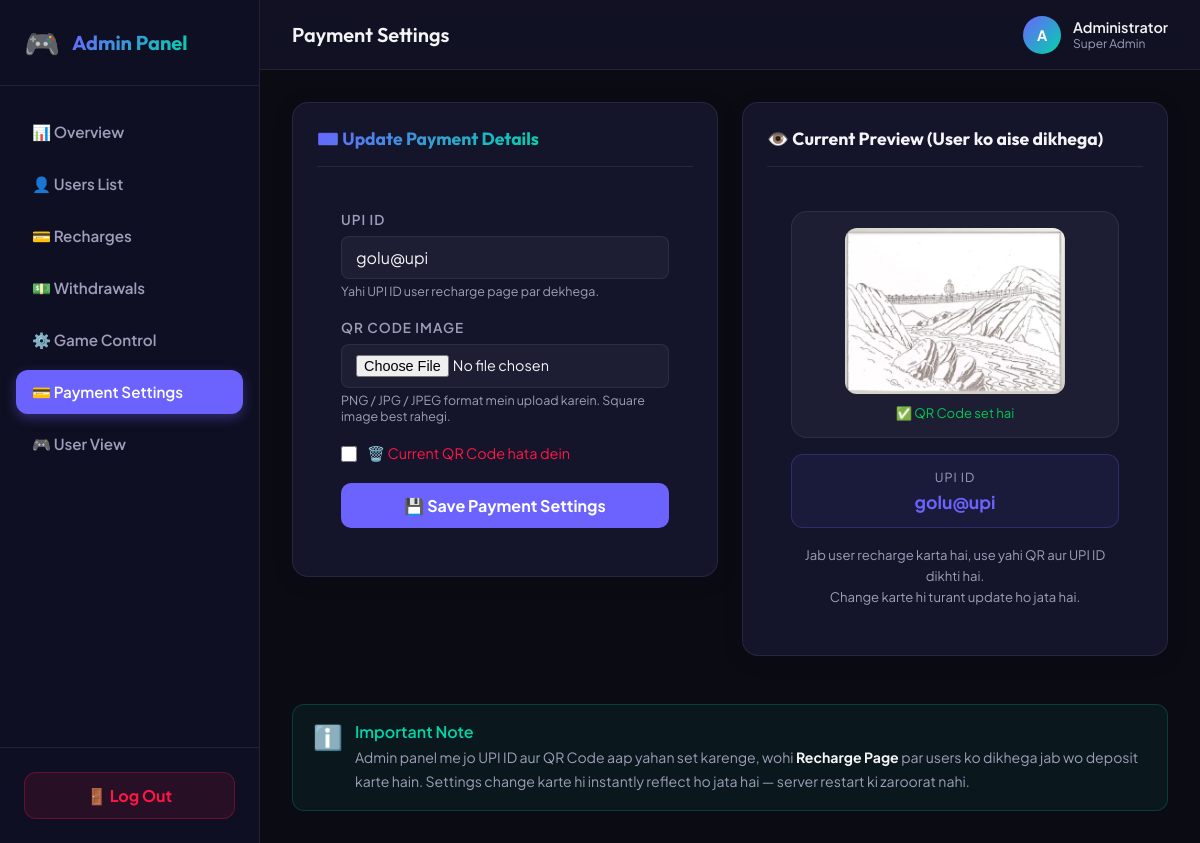
/admin-dashboard/payment-settings/ (signed in), run on the app's committed database.
### core/models.py (models this page shows, shortened)
class PaymentSettings(models.Model):
    admin_upi_id = models.CharField(
        max_length=150,
        default='admin@upi',
        help_text='Admin UPI ID shown to users during recharge'
    )
    admin_qr_image = models.ImageField(
        upload_to='qr_codes/',
        null=True,
        blank=True,
        help_text='QR Code image shown to users during recharge'
    )
    updated_at = models.DateTimeField(auto_now=True)
    class Meta:
        verbose_name = 'Payment Settings'
        verbose_name_plural = 'Payment Settings'
    @classmethod
    def get_settings(cls):
        obj, _ = cls.objects.get_or_create(id=1)
        return obj

### core/admin_views.py (the view)
    @login_required(login_url='login')
    def _wrapped_view(request, *args, **kwargs):
        if not (request.user.is_superuser or request.user.is_staff):
            return HttpResponseForbidden("Access Denied: You are not authorized to view this page.")
        return view_func(request, *args, **kwargs)

### core/admin_views.py (called while the page is built, shortened)
def admin_required(view_func):
    @login_required(login_url='login')
    def _wrapped_view(request, *args, **kwargs):
        if not (request.user.is_superuser or request.user.is_staff):
            return HttpResponseForbidden("Access Denied: You are not authorized to view this page.")
        return view_func(request, *args, **kwargs)
    return _wrapped_view

@admin_required
def admin_payment_settings(request):
    settings_obj = PaymentSettings.get_settings()
    context = {
        'settings': settings_obj,
    }
    return render(request, 'admin_custom/payment_settings.html', context)

### core/context_processors.py (called while the page is built)
def site_settings(request):
    return {
        'SITE_NAME': 'Color Prediction',
        'SITE_SETTING': {
            'admin_upi': getattr(settings, 'ADMIN_UPI', 'Not configured'),
            'admin_qr': getattr(settings, 'ADMIN_QR', ''),
        },
        'GAME_SETTINGS': settings.GAME_SETTINGS,
    }

### templates/admin_custom/payment_settings.html (shortened to what this page needs)
{% extends 'admin_custom/base_admin.html' %}
{% block page_title %}Payment Settings{% endblock %}
{% block nav_payment %}active{% endblock %}
{% block admin_content %}
<div style="display: grid; grid-template-columns: 1fr 1fr; gap: 24px; align-items: start;">
    <div class="card">
        <div class="card-header">
            <span class="card-title" style="background: linear-gradient(135deg, var(--primary), var(--secondary)); -webkit-background-clip: text; -webkit-text-fill-color: transparent;">
                💳 Update Payment Details
            </span>
        </div>
        <div style="padding: 24px;">
            <form method="post" enctype="multipart/form-data" action="{% url 'admin_payment_settings' %}">
                <div class="form-group" style="margin-bottom: 20px;">
                    <label class="form-label" style="font-size: 0.85rem; text-transform: uppercase; letter-spacing: 1px; color: var(--text-secondary);">UPI ID</label>
                    <input
                        type="text"
                        name="admin_upi_id"
                        value="{{ settings.admin_upi_id }}"
                        class="form-control"
                        placeholder="e.g. yourname@upi"
                        style="background: rgba(255,255,255,0.04); border: 1px solid var(--border-color); color: var(--text-main); padding: 10px 14px; border-radius: 8px; font-size: 1rem; width: 100%;"
                        required
                    >
                    <small style="color: var(--text-secondary); font-size: 0.78rem; margin-top: 4px; display: block;">
                        Yahi UPI ID user recharge page par dekhega.
                    </small>
                </div>
                <div class="form-group" style="margin-bottom: 20px;">
                    <label class="form-label" style="font-size: 0.85rem; text-transform: uppercase; letter-spacing: 1px; color: var(--text-secondary);">QR Code Image</label>
                    <input
                        type="file"
                        name="admin_qr_image"
                        accept="image/*"
                        class="form-control"
                        style="background: rgba(255,255,255,0.04); border: 1px solid var(--border-color); color: var(--text-main); padding: 10px 14px; border-radius: 8px; font-size: 0.9rem; width: 100%;"
                    >
                    <small style="color: var(--text-secondary); font-size: 0.78rem; margin-top: 4px; display: block;">
                        PNG / JPG / JPEG format mein upload karein. Square image best rahegi.
                    </small>
                </div>
                {% if settings.admin_qr_image %}
                <div class="form-group" style="margin-bottom: 20px; display: flex; align-items: center; gap: 10px;">
                    <input type="checkbox" name="remove_qr" value="1" id="remove_qr_check" style="width: 16px; height: 16px; cursor: pointer;">
                    <label for="remove_qr_check" style="font-size: 0.9rem; color: var(--color-red); cursor: pointer; margin: 0;">
                        🗑️ Current QR Code hata dein
                    </label>
                </div>
                {% endif %}
                <button type="submit" class="btn btn-primary" style="width: 100%; padding: 12px; font-size: 1rem; border-radius: 10px;">
                    💾 Save Payment Settings
                </button>
            </form>
        </div>
    </div>
    <div class="card">
        <div class="card-header">
            <span class="card-title">👁️ Current Preview (User ko aise dikhega)</span>
        </div>
        <div style="padding: 24px; display: flex; flex-direction: column; align-items: center; gap: 16px;">
            {% if settings.admin_qr_image %}
            <div style="background: rgba(255,255,255,0.04); border: 1px solid var(--border-color); border-radius: 16px; padding: 16px; text-align: center; width: 100%;">
                <img
                    src="{{ settings.admin_qr_image.url }}"
                    alt="QR Code Preview"
                    style="max-width: 220px; max-height: 220px; border-radius: 12px; display: block; margin: 0 auto;"
                >
                <p style="color: var(--color-green); font-size: 0.82rem; margin-top: 10px;">✅ QR Code set hai</p>
            </div>
            {% endif %}
            <div style="background: rgba(108,99,255,0.08); border: 1px solid rgba(108,99,255,0.25); border-radius: 12px; padding: 14px 24px; text-align: center; width: 100%;">
                <p style="color: var(--text-secondary); font-size: 0.78rem; text-transform: uppercase; letter-spacing: 1px; margin-bottom: 6px;">UPI ID</p>
                <p style="font-size: 1.1rem; font-weight: 700; color: var(--primary); word-break: break-all;">{{ settings.admin_upi_id }}</p>
            </div>
            <p style="color: var(--text-secondary); font-size: 0.82rem; text-align: center; line-height: 1.6;">
                Jab user recharge karta hai, use yahi QR aur UPI ID dikhti hai.<br>
                Change karte hi turant update ho jata hai.
            </p>
        </div>
    </div>
</div>
<div style="margin-top: 24px; background: rgba(0,212,170,0.06); border: 1px solid rgba(0,212,170,0.2); border-radius: 12px; padding: 16px 20px; display: flex; align-items: flex-start; gap: 12px;">
    <span style="font-size: 1.5rem; flex-shrink: 0;">ℹ️</span>
    <div>
        <p style="font-weight: 600; color: var(--secondary); margin-bottom: 4px;">Important Note</p>
        <p style="color: var(--text-secondary); font-size: 0.88rem; line-height: 1.7;">
            Admin panel me jo UPI ID aur QR Code aap yahan set karenge, wohi <strong style="color: var(--text-main);">Recharge Page</strong> par users ko dikhega jab wo deposit karte hain.
            Settings change karte hi instantly reflect ho jata hai — server restart ki zaroorat nahi.
        </p>
    </div>
</div>
{% endblock %}

### templates/admin_custom/base_admin.html (style rules this page uses)
:root { --primary: #6C63FF; --primary-dark: #5A52E0; --secondary: #00D4AA; --dark-bg: #0B0B14; --card-bg: #14142B; --sidebar-bg: #0F0F23; --border-color: rgba(255, 255, 255, 0.08); --text-main: #F4F4F6; --text-secondary: #9E9EBA; --color-green: #00C853; --color-red: #FF1744; --color-violet: #AA00FF; --color-warning: #FFB800; }
* { margin: 0; padding: 0; box-sizing: border-box; }
body { font-family: 'Plus Jakarta Sans', sans-serif; background-color: var(--dark-bg); color: var(--text-main); min-height: 100vh; display: flex; overflow-x: hidden; }
.card { background-color: var(--card-bg); border: 1px solid var(--border-color); border-radius: 16px; padding: 24px; margin-bottom: 24px; box-shadow: 0 4px 20px rgba(0, 0, 0, 0.15); }
.card-header { display: flex; justify-content: space-between; align-items: center; margin-bottom: 20px; border-bottom: 1px solid var(--border-color); padding-bottom: 16px; }
.card-title { font-family: 'Outfit', sans-serif; font-size: 1.1rem; font-weight: 700; }
.form-group { margin-bottom: 16px; }
.form-label { display: block; margin-bottom: 8px; font-size: 0.85rem; font-weight: 600; color: var(--text-secondary); }
.form-control { width: 100%; background-color: rgba(255, 255, 255, 0.03); border: 1px solid var(--border-color); border-radius: 10px; padding: 10px 14px; color: var(--text-main); font-family: inherit; outline: none; transition: border-color 0.2s ease; }
.btn { display: inline-flex; align-items: center; justify-content: center; gap: 8px; padding: 10px 18px; border-radius: 10px; font-weight: 700; font-size: 0.9rem; cursor: pointer; border: none; outline: none; font-family: inherit; transition: all 0.2s ease; }
.btn-primary { background-color: var(--primary); color: white; }

### data on the page
PaymentSettings: admin_upi_id "golu@upi", admin_qr_image (picture)
